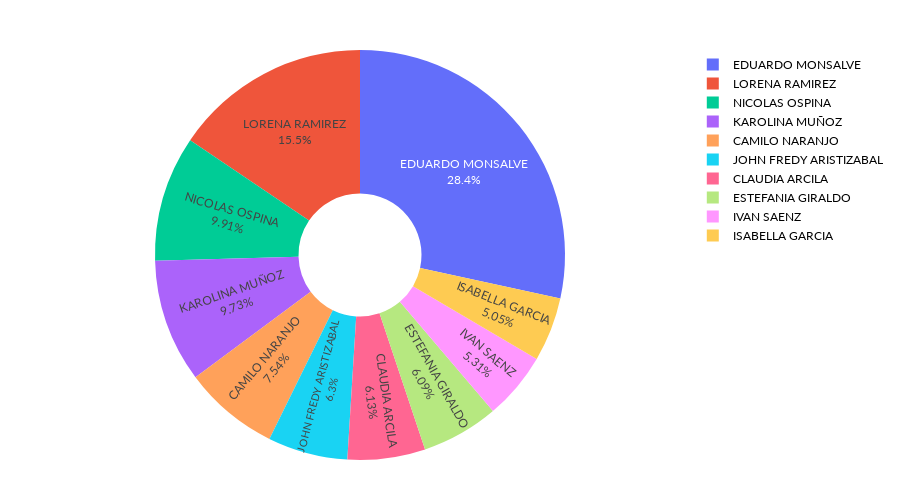

Notebook cell for this chart:
### Code cell
fig_vendedores = px.pie(
    ventas_vendedor24,
    names="Vendedor",
    values="Pesos",
    title=" ",
    hole=0.3  
)

# Mostrar el porcentaje directamente
fig_vendedores.update_traces(
    textposition='inside',
    textinfo='percent+label'
)

# Estilo opcional
fig_vendedores.update_layout(
    height=500,
    margin=dict(l=40, r=40, t=50, b=40),
    font_color="black",
    font_family="Lato"
)

fig_vendedores.show()

### Figure 1 — Plotly figure (JSON) as saved in the notebook; plotly's stock layout.template omitted (floating-point values rounded to 4 significant figures)
{"data": [{"domain": {"x": [0, 1], "y": [0, 1]}, "hole": 0.3, "hovertemplate": "Vendedor=%{label}<br>Pesos=%{value}<extra></extra>", "labels": ["EDUARDO MONSALVE", "LORENA RAMIREZ", "NICOLAS OSPINA", "KAROLINA MUÑOZ", "CAMILO NARANJO", "JOHN FREDY ARISTIZABAL", "CLAUDIA ARCILA", "ESTEFANIA GIRALDO", "IVAN SAENZ", "ISABELLA GARCIA"], "legendgroup": "", "name": "", "showlegend": true, "textinfo": "percent+label", "textposition": "inside", "type": "pie", "values": [228800000.0, 125200000.0, 79770000.0, 78350000.0, 60710000.0, 50740000.0, 49340000.0, 49020000.0, 42780000.0, 40670000.0]}], "layout": {"font": {"color": "black", "family": "Lato"}, "height": 500, "legend": {"tracegroupgap": 0}, "margin": {"b": 40, "l": 40, "r": 40, "t": 50}, "title": {"text": " "}}}
